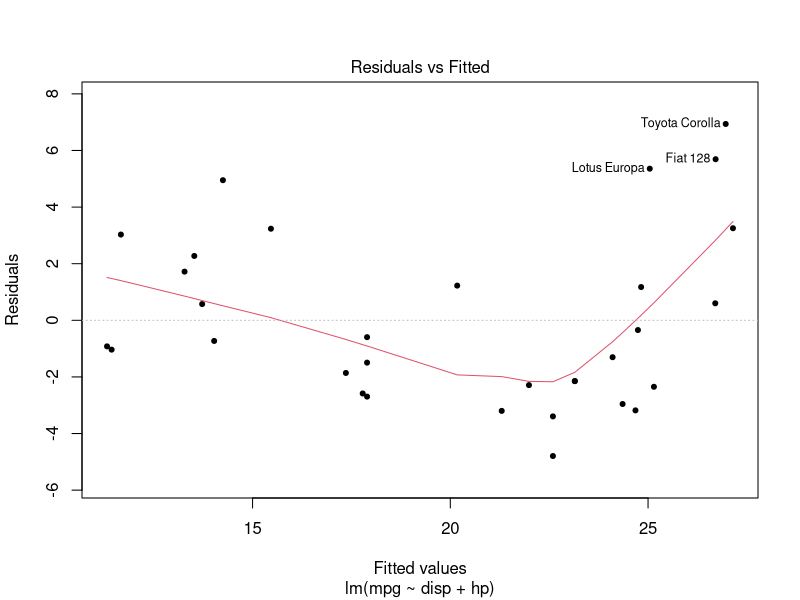
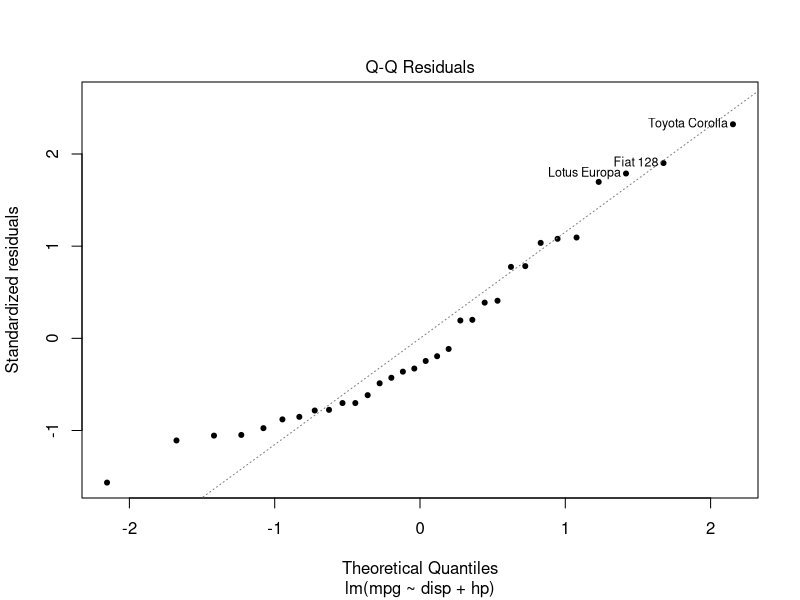
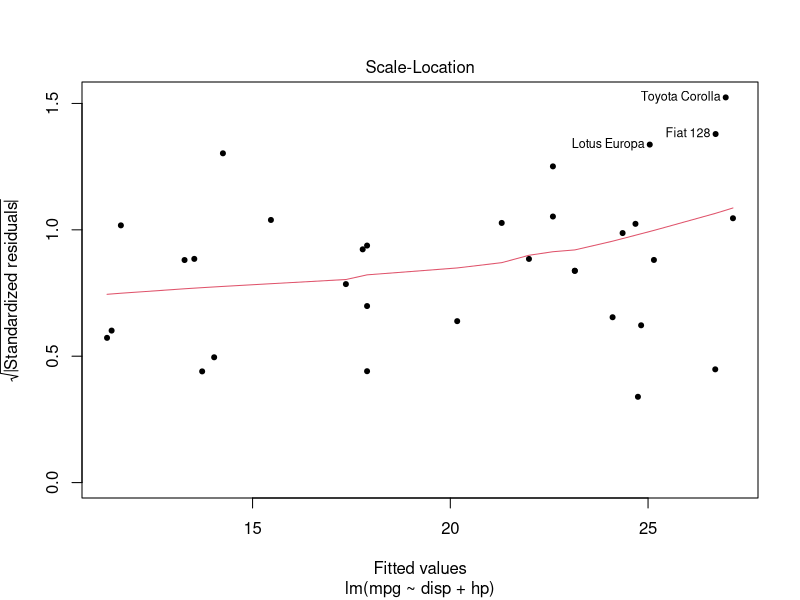
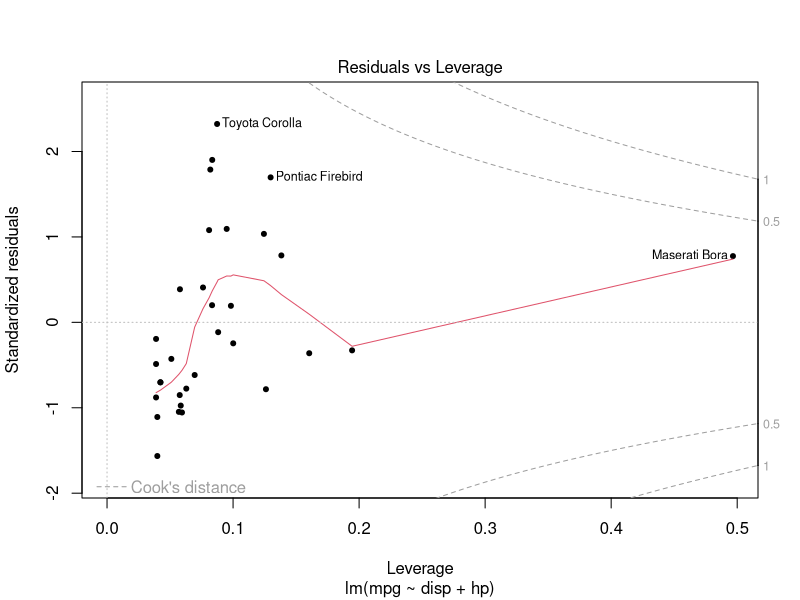
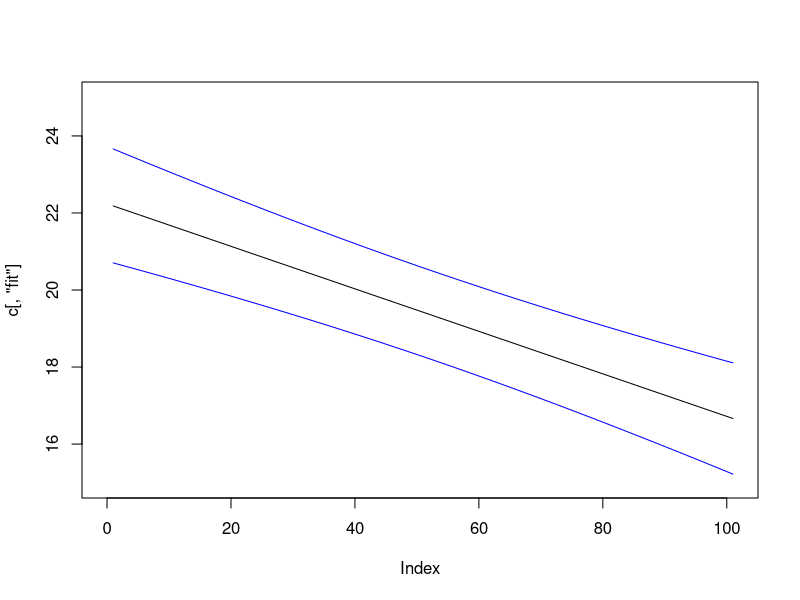
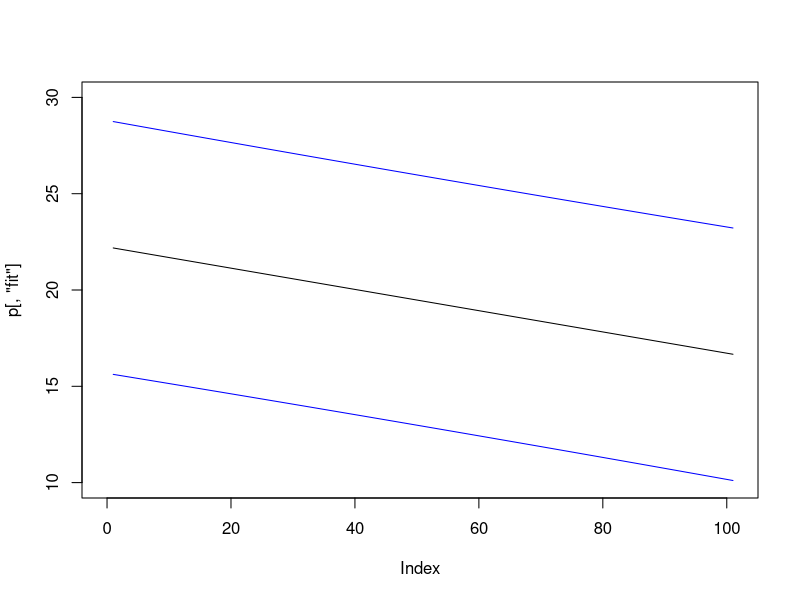
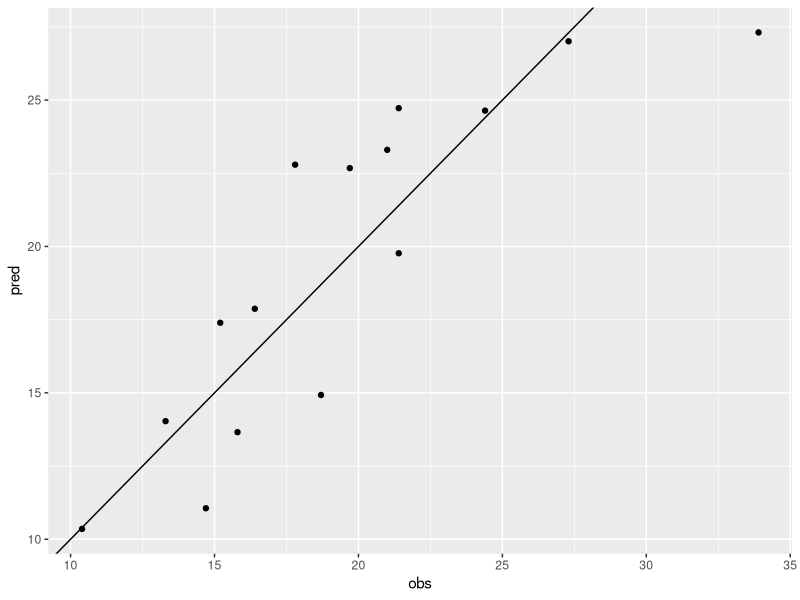

These figures' R source, in order:
library(tidyverse)

(df <- mtcars[, c(1, 8, 9, 2, 10, 3, 4, 6)])
ols <- lm(mpg ~ disp + hp, df)
plot(ols, pch = 20)

# Interval

summary(df$disp)
summary(df$hp)

x <- data.frame(disp = 200:300, hp = 100:200)

(n <- predict(ols, x, interval = c("none"), level = 0.95))
(c <- predict(ols, x, interval = c("confidence"), level = 0.95))
(p <- predict(ols, x, interval = c("prediction"), level = 0.95))

str(c)

plot(c[, "fit"], type = "l", xlim=c(0, 101), ylim=c(15, 25))
lines(c[, "lwr"], type = "l", col = "blue")
lines(c[, "upr"], type = "l", col = "blue")

plot(p[, "fit"], type = "l", xlim=c(0, 101), ylim=c(10, 30))
lines(p[, "lwr"], type = "l", col = "blue")
lines(p[, "upr"], type = "l", col = "blue")

# Performance

library(caret)

set.seed(1)
dp <- createDataPartition(df$mpg, p = 0.5, list = F)
train <- df %>% slice(dp)
test <- df %>% slice(-dp)

fit <- lm(mpg ~ disp + hp, train)
pred <- predict(fit, test)

defaultSummary(data.frame(obs = test$mpg, pred = pred))

data.frame(obs = test$mpg, pred = pred) %>%
  ggplot(aes(x = obs, y = pred)) +
  geom_point() +
  geom_abline(intercept = 0, slope = 1)

rm(list=ls())
